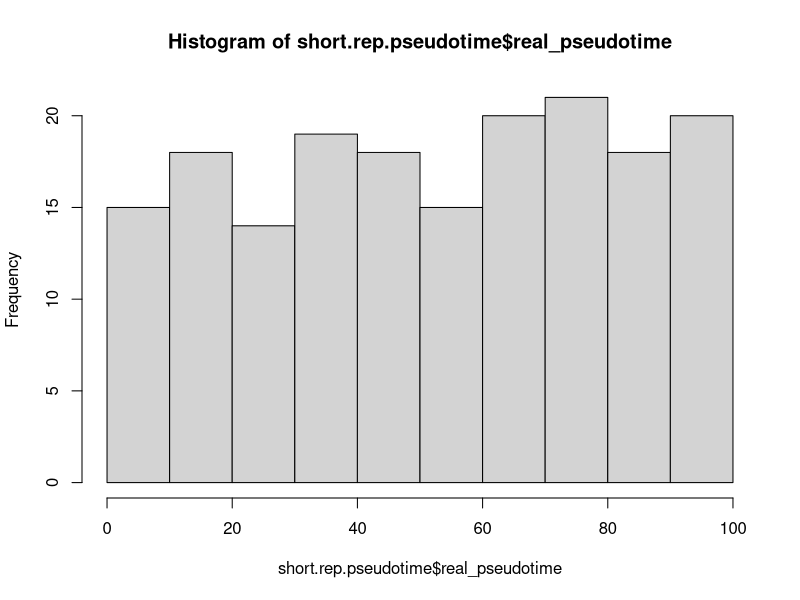

Write the R code that produced this figure.
## ---- chunk 1
suppressPackageStartupMessages(library(tidyverse))
suppressPackageStartupMessages(library(knitr))
suppressPackageStartupMessages(library(kableExtra))
## ---- chunk 2
# Define a function 'create_random_repeated_vector'
create_random_repeated_vector <- function(start, end, min_repetitions, max_repetitions) {
  repetitions <- sample(min_repetitions:max_repetitions, 
                        size = end - start + 1, replace = TRUE)
  result_vector <- rep(seq(from = start, to = end, by = 1), 
                       times = repetitions)
  return(result_vector)
}

# Define a function 'discretize'
discretize <- function(x, numBins, r = range(x)) {
  b <- seq(from = r[1], to = r[2], length.out = numBins + 1)
  cut_x <- cut(x, breaks = b, include.lowest = TRUE)
  y <- table(cut_x)
  return(y)
}

# Define a function 'create_range'
create_range <- function(x) {
  y <- as.character(x[["bin"]])
  y <- y %>% stringr::str_remove_all(pattern = "\\[|\\]|\\(|\\)")
  y1 <- as.numeric(sapply(strsplit(y, ","), "[", 1))
  y2 <- as.numeric(sapply(strsplit(y, ","), "[", 2))
  rangeVec <- c(y1, y2, x[["bin_size"]], x[["customTime"]])
  return(as.numeric(rangeVec))
}
## ---- chunk 3
# Short Pseudotime with repetitions
short.rep.pseudotime <- data.frame(
  real_pseudotime = create_random_repeated_vector(1, 100, 1, 3)
)
hist(short.rep.pseudotime$real_pseudotime)
## ---- chunk 4
time_series <- short.rep.pseudotime$real_pseudotime
head(time_series)
## ---- chunk 5
time_points <- length(time_series)
time_points
## ---- chunk 6
estBins <- log2(time_points) + 1
estBins
## ---- chunk 7
estBins <- estBins * 0.7 # drop.fac
estBins
## ---- chunk 8
bin_intervals <- as.data.frame(discretize(time_series,
  numBins = estBins,
  r = range(time_series)
))
kable(bin_intervals)
## ---- chunk 9
colnames(bin_intervals) <- c("bin", "bin_size")
bin_intervals$customTime <- rownames(bin_intervals)
kable(bin_intervals)
## ---- chunk 10
bin_table <- as.data.frame(t(as.data.frame(apply(bin_intervals, 1, create_range))))
colnames(bin_table) <- c("from", "to", "bin_size", "binnedTime")
kable(bin_table)
## ---- chunk 11
short.rep.pseudotime.pooled <- as.data.frame(
  left_join(
    short.rep.pseudotime, bin_table,
    by = join_by(
      closest(real_pseudotime >= from),
      closest(real_pseudotime <= to)
    )
  )
)
kable(short.rep.pseudotime.pooled[c(c(1:3), c(29:33), c(55:58)),])
